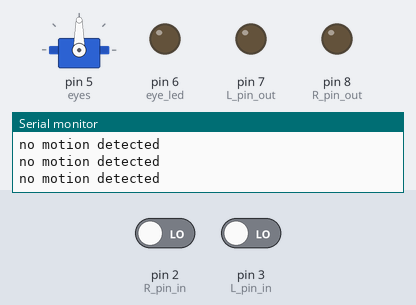
A sketch run on a simulated Arduino Uno, built with avr-gcc and run on an emulated ATmega328P. Shown: servo, output pins drawn as LEDs (lit = HIGH), the last lines printed to the serial monitor. Inputs (shaded band) come from the test bench; at power-on: pin 2 (R_pin_in) LOW, pin 3 (L_pin_in) LOW.

Above: at 1.4 s.
1.5 s: pin 2 (R_pin_in) driven HIGH
At 1.66 s:
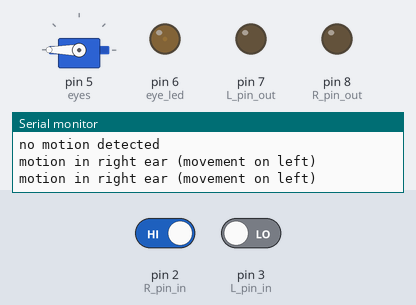
At 4.4 s:
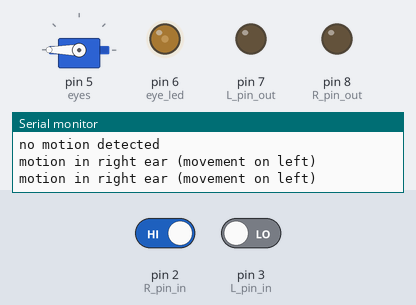
Timing chart, 0 to 16.5 s (numbered marks = the images above; inputs shaded):
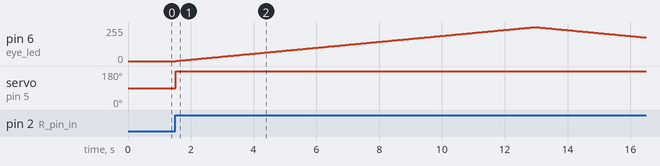

Measured:
- after the input at 1.5 s, pin 6 (eye_led): rises from 0/255 to 255/255 in 11.4 s, then falls to 177/255 in 3.5 s; servo on pin 5 (eyes): 90° → 180° at once

The sketch:

teddy_sensor.ino
```cpp
#include <Servo.h>

// int usefull servo shit
Servo eyes;

int pos = 0;


// start eye 0 vars L
  int L_pin_in = 3;
  int L_pin_out = 7;

// start eye 1 vars R
  int R_pin_in = 2;
  int R_pin_out = 8;

// eye led
  int eye_led = 6;

// Variables for mainloop
  int motion;
  int fadeAmount = 1;
  int brightness = 1;

  //to change how long it takes to fade in and out, alter this variable 10 for fast, 45 for around a 3sec fade
  int fadetimemulti = 45;


void setup() {
  // put your setup code here, to run once:

  eyes.attach(5);

  // initialize serial communication at 9600 bits per second:
  Serial.begin(9600);

  // start eye 0 pins
  pinMode(L_pin_out, OUTPUT);
  pinMode(L_pin_in, INPUT);


  //start eye 1 pins
  pinMode(R_pin_out,OUTPUT);
  pinMode(R_pin_in,INPUT);


}

void loop() {
    motion = checkEars(L_pin_in, L_pin_out, R_pin_in, R_pin_out);
    setServo (motion);
    eyes.write(90);

}


// check ears is the function that will check either ear's state and return the useful data
// Code 3 = No motion detected
// code 0 = left ear motion detected (motion on right)
// code 1 = right ear motion detected (motion on left)
// code 2 = left and right motion detected (motion center)
// code 4 = something has gone wong

// servo 0 angle == arm to left == eyes to right
// servo 180 angle == arm to right == eyes to left

int checkEars(int pinin0, int pinout0, int pinin1, int pinout1) {
    int ear0state = digitalRead(pinin0);
    int ear1state = digitalRead(pinin1);

    if (ear0state == 0 && ear1state == 0) {
      // no motion
      return 3;
      } else if (ear0state == 1 && ear1state == 0) {
        // ear 0 left (right motion)
      return 0;

      }  else if (ear0state == 0 && ear1state == 1) {
        // ear 1 right (left motion)
      return 1;

      }  else if (ear0state == 1 && ear1state == 1) {
        // Both ears(all motion)
      return 2;

      } else {
        return 4;
      }
  }

int setServo(int sight) {
  if (sight == 4) {
    Serial.println("Something went wrong...");
    for (int i = 0; i <= 7; i++) {
      digitalWrite(L_pin_out, HIGH);   // turn the LED on
      digitalWrite(L_pin_out, LOW);    // turn the LED off
      delay(100);
      digitalWrite(R_pin_out, HIGH);   // turn the LED on
      digitalWrite(R_pin_out, LOW);    // turn the LED off
      delay(100);
      }
      brightness = 1;

    //motion in left ear (motion on right)
    } else if (sight == 0) {
      eyes.write(0);
      Serial.println("motion in left ear (movement on right)");
      while (brightness != 0){
        analogWrite(eye_led, brightness);
        brightness = brightness + fadeAmount;
        delay(fadetimemulti);
            if (brightness <= 0 || brightness >= 255) {
              fadeAmount = -fadeAmount;
            }
       }
       brightness = 1;

    //motion in right ear (movement on left)
    } else if (sight == 1) {
      eyes.write(180);
      Serial.println("motion in right ear (movement on left)");
     while (brightness != 0){
        analogWrite(eye_led, brightness);
        brightness = brightness + fadeAmount;
        delay(fadetimemulti);
            if (brightness <= 0 || brightness >= 255) {
              fadeAmount = -fadeAmount;
            }
     }
     brightness = 1;

      // All motion
    } else if (sight == 2) {
      eyes.write(90);
      Serial.println("Motion in both ears. Lighting eyes no servo movements");
      while (brightness != 0){
        analogWrite(eye_led, brightness);
        brightness = brightness + fadeAmount;
        delay(fadetimemulti);
            if (brightness <= 0 || brightness >= 255) {
              fadeAmount = -fadeAmount;
            }
      }
      brightness = 1;

      // No movement detected. waiting
    }else if (sight == 3) {
      eyes.write(90);
      Serial.println("no motion detected");
      brightness = 0;
      delay(300);
    } else {
      Serial.println(sight);
      brightness = 1;
      }
  }
```
